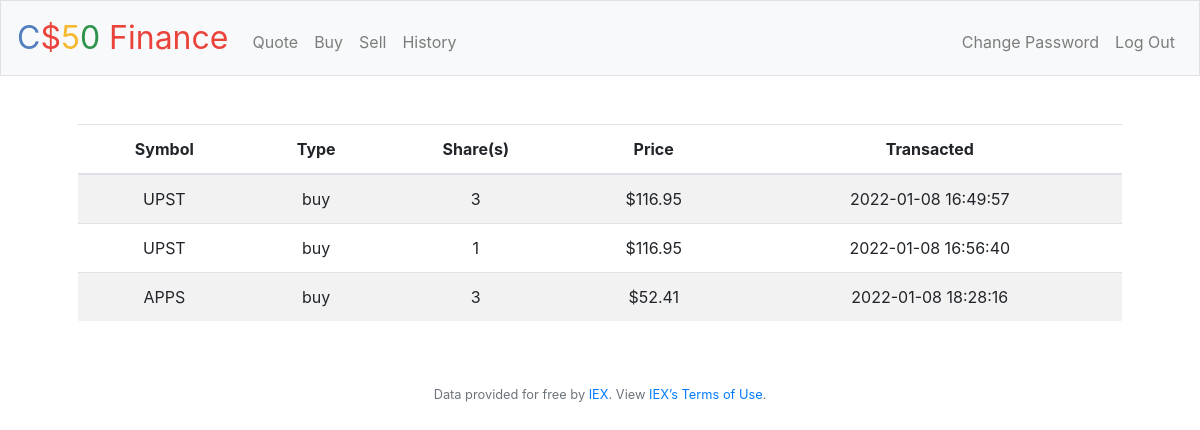
Screenshot of /history (signed in) with the database file from the repository.
### tables this page shows
CREATE TABLE transactions (
 id INTEGER PRIMARY KEY AUTOINCREMENT,
 user_id INTEGER NOT NULL,
 name TEXT NOT NULL,
 shares INTEGER NOT NULL,
 price NUMERIC NOT NULL,
 type TEXT NOT NULL,
 symbol TEXT NOT NULL,
 time TIMESTAMP DEFAULT CURRENT_TIMESTAMP,
 FOREIGN KEY(user_id) REFERENCES users(id)
);

### application.py (the view)
@app.route("/history")
@login_required
def history():
    user_id = session["user_id"]
    transactions = db.execute("SELECT type, symbol, price, shares, time FROM transactions WHERE user_id = ?", user_id)
    return render_template("history.html", transactions=transactions, usd_function=usd)

### application.py (called while the page is built)
@app.after_request
def after_request(response):
    response.headers["Cache-Control"] = "no-cache, no-store, must-revalidate"
    response.headers["Expires"] = 0
    response.headers["Pragma"] = "no-cache"
    return response

### helpers.py (called while the page is built)
def login_required(f):
    @wraps(f)
    def decorated_function(*args, **kwargs):
        if session.get("user_id") is None:
            return redirect("/login")
        return f(*args, **kwargs)
    return decorated_function

def usd(value):
    return f"${value:,.2f}"

### templates/history.html (shortened to what this page needs)
{% extends "layout.html" %}
{% block main %}
    <table class="table table-striped">
        <thead>
            <tr>
                <th>Symbol</th>
                <th>Type</th>
                <th>Share(s)</th>
                <th>Price</th>
                <th>Transacted</th>
            </tr>
        </thead>
        <tbody>
            {% for transaction in transactions %}
            <tr>
                <td>{{ transaction["symbol"].upper() }}</td>
                <td>{{ transaction["type"] }}</td>
                <td>{{ transaction["shares"] }}</td>
                <td>{{ usd_function(transaction["price"]) }}</td>
                <td>{{ transaction["time"] }}</td>
            </tr>
            {% endfor %}
    </table>
{% endblock %}

### rows the page displays
transactions: price "$116.95"
transactions: price "$116.95"
transactions: price "$52.41"
